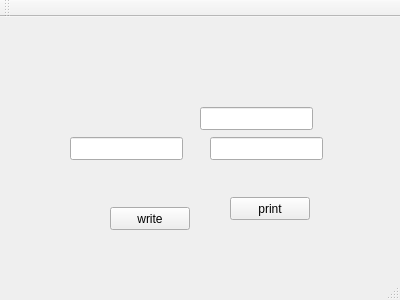
<?xml version="1.0" encoding="UTF-8"?>
<ui version="4.0">
 <class>MainWindow</class>
 <widget class="QMainWindow" name="MainWindow">
  <property name="geometry">
   <rect>
    <x>0</x>
    <y>0</y>
    <width>400</width>
    <height>300</height>
   </rect>
  </property>
  <property name="windowTitle">
   <string>MainWindow</string>
  </property>
  <widget class="QWidget" name="centralWidget">
   <widget class="QPushButton" name="pushButton">
    <property name="geometry">
     <rect>
      <x>110</x>
      <y>190</y>
      <width>80</width>
      <height>23</height>
     </rect>
    </property>
    <property name="text">
     <string>write</string>
    </property>
   </widget>
   <widget class="QPushButton" name="pb">
    <property name="geometry">
     <rect>
      <x>230</x>
      <y>180</y>
      <width>80</width>
      <height>23</height>
     </rect>
    </property>
    <property name="text">
     <string>print</string>
    </property>
   </widget>
   <widget class="QLineEdit" name="lineEdit">
    <property name="geometry">
     <rect>
      <x>210</x>
      <y>120</y>
      <width>113</width>
      <height>23</height>
     </rect>
    </property>
   </widget>
   <widget class="QLineEdit" name="lineEdit_2">
    <property name="geometry">
     <rect>
      <x>70</x>
      <y>120</y>
      <width>113</width>
      <height>23</height>
     </rect>
    </property>
   </widget>
   <widget class="QLineEdit" name="lineEdit_3">
    <property name="geometry">
     <rect>
      <x>200</x>
      <y>90</y>
      <width>113</width>
      <height>23</height>
     </rect>
    </property>
   </widget>
  </widget>
  <widget class="QMenuBar" name="menuBar">
   <property name="geometry">
    <rect>
     <x>0</x>
     <y>0</y>
     <width>400</width>
     <height>20</height>
    </rect>
   </property>
  </widget>
  <widget class="QToolBar" name="mainToolBar">
   <attribute name="toolBarArea">
    <enum>TopToolBarArea</enum>
   </attribute>
   <attribute name="toolBarBreak">
    <bool>false</bool>
   </attribute>
  </widget>
  <widget class="QStatusBar" name="statusBar"/>
 </widget>
 <layoutdefault spacing="6" margin="11"/>
 <resources/>
 <connections/>
</ui>
